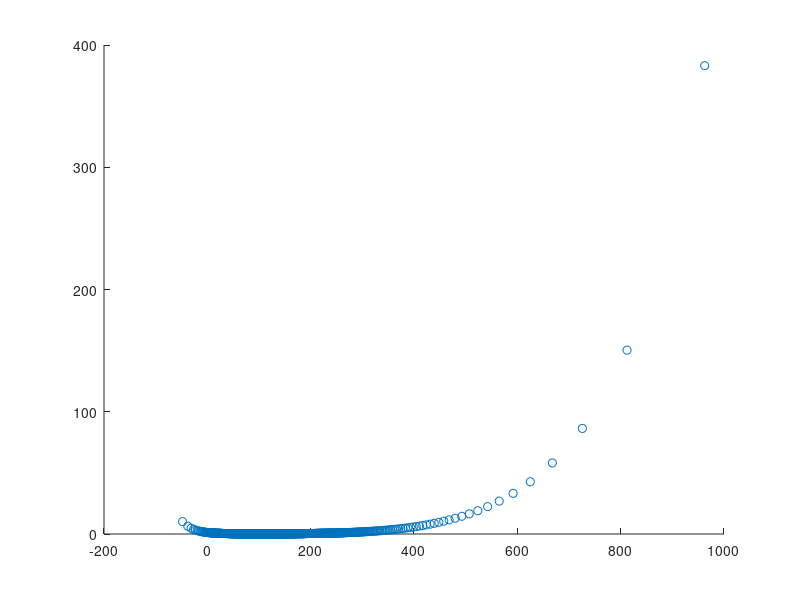

Reproduce this figure in MATLAB.
%%% Script for Matlab
%%% Helps to size the serial reference resistors when using
%%% an NTC to measure temperatures with an ADC.

% Properties of the NTC:
B=3625; R0 = 10000; T0 = 25+273;

% Properties of the measurement circuit:
Rref = 500; Uvcc = 4.6; ADCbits = 10;

% Map the measurement range of the ADC:
Um = [0:(Uvcc/(2^ADCbits-1.)):Uvcc];
% remove the first and last element:
Um = Um(2:end-1);

% Calculate the distinguishable resistance values of the NTC:
Rt = Rref*(Uvcc ./Um - 1); % by measuring the voltage accross the ref res.
%Rt = Rref ./ (Uvcc ./ Um - 1); % measuring the voltage across the NTC

% Calculate the temperature values belonging to those NTC resistances:
T = 1./(log(Rt/R0)/B + 1/T0 ) - 273.15;

% Plot the temperatures versus their differences
scatter(T(1:end-1),diff(T));

% Plot the Temperatures vs. discrete ADC values
%scatter([1:2^ADCbits-2],T)
